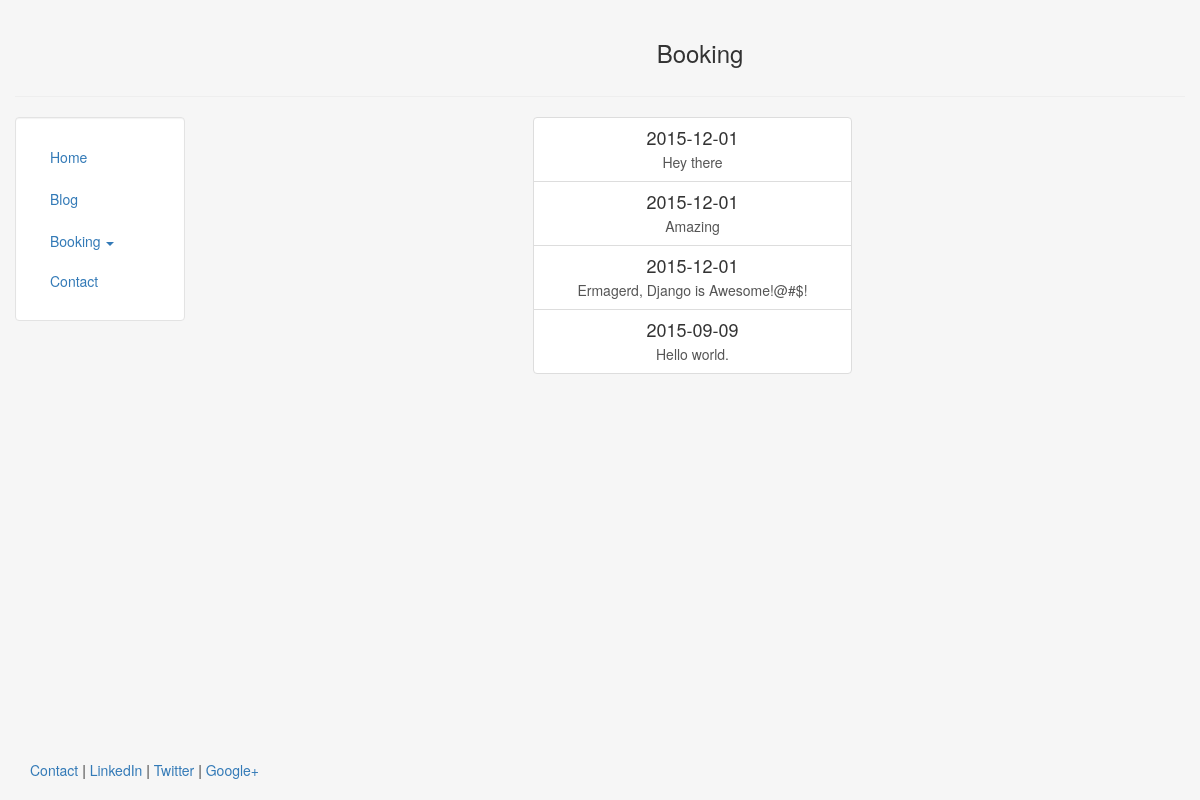
Page /blog/ on the earlier database version.
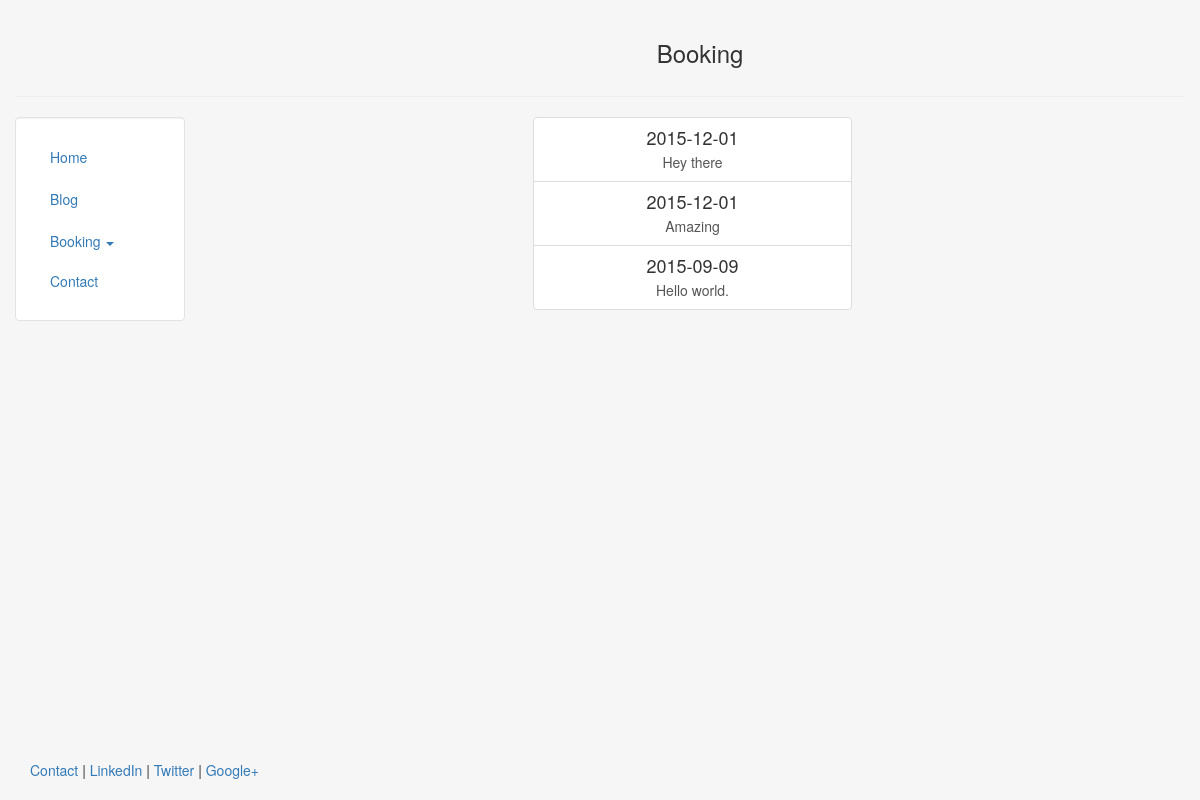
Same page on the later database version.
### blog/models.py (models this page shows, shortened)
class Post(models.Model):
    title = models.CharField(max_length=140)
    body = models.TextField()
    date = models.DateTimeField()

### blog/templates/blog/blog.html
{% extends "personal/header.html" %}
{% block content %}
    <div class="row">
	  <div class="col-md-offset-4 col-md-4 list-group">
        {% for post in object_list %}
          <a href="/blog/{{post.id}}" class="list-group-item list-group-item-action">
            <center><h4 class="list-group-item-heading">{{ post.date|date:"Y-m-d" }}</h4></center>
            <center><p class="list-group-item-text"> {{post.title}}</p></center>
          </a>
	   {% endfor %}
	  </div>
    </div>
{% endblock %}

### personal/templates/personal/header.html (shortened to what this page needs)
<!DOCTYPE html>
<html lang="en">
<head>
	{% load staticfiles %}
  <link rel="stylesheet" href="{% static 'vendor/css/bootstrap.min.css' %}" type = "text/css"/>
  <link rel="stylesheet" href="{% static 'vendor/css/bootstrap-datepicker3.css' %}" type = "text/css"/>
</head>
<body class="body" style="background-color:#f6f6f6">
	<div class="container-fluid" style="min-height:95%; ">
		<div class="row">
			  <div class="col-sm-10">
				  <br>
				  <center>
				  <h3>Booking</h3>
				  </center>
			  </div>
      </div>
    <hr>
		<div class="row">
		  <div class="col-md-2">
  			<div class="well bs-sidebar" id="sidebar" style="background-color:#fff">
  			  <ul class="nav nav-pills nav-stacked">
  				<li><a href='/'>Home</a></li>
  				<li><a href='/blog/'>Blog</a></li>
            <li  data-toggle="collapse" data-target="#products" >
                <a href="#"> Booking <span class="caret"></span></a>
                </li>
  				<li><a href='/contact/'>Contact</a></li>
        </div>
		  </div>
		  <div class="col-md-10">
        {% block content %}
        {% endblock %}
		 </div>
		</div>
	</div>
	<footer>
		<div class="container-fluid" style='margin-left:15px'>
			<p><a href="#" target="blank">Contact</a> | <a href="#" target="blank">LinkedIn</a> | <a href="#" target="blank">Twitter</a> | <a href="#" target="blank">Google+</a></p>
		</div>
	</footer>
</body>
</html>

### personal/templates/personal/header.html (style rules this page uses)
html, body { height:100% }

Differences in the rows shown:
removed Post: date "2015-12-01", title "Ermagerd, Django is Awesome!@#$!"
